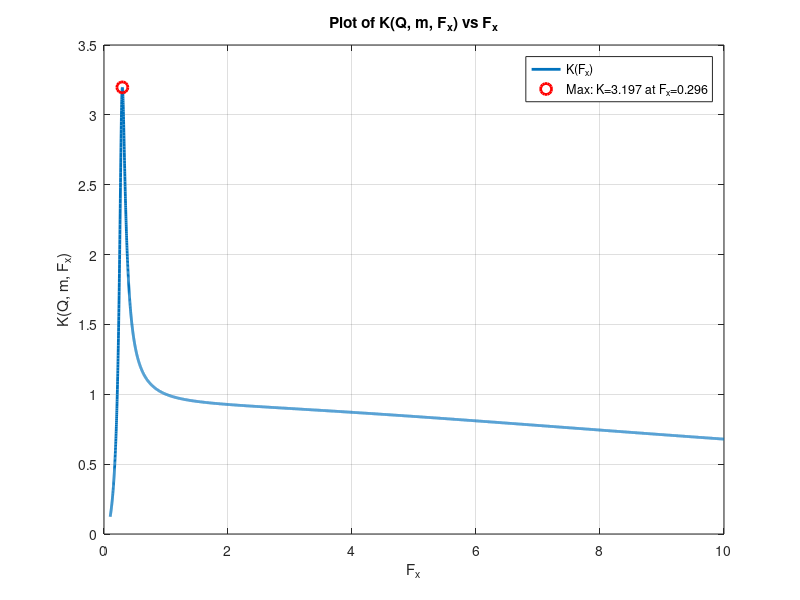

The MATLAB script that drew this image:
clc;

% Parameters
m = 12; % previous value = 8
Q = 0.1; % previous val = 0.6

Np = 1;          % Primary turns
Ns = 100;        % Secondary turns
Vo = 3e3;       % Output voltage in Volts
Po_max = 300;    % Max output power in Watts
Qmax = Q;        % Quality factor (already given)
fr = 10e3;       % Resonant frequency (Hz)
%R0 = 1000e3;

Fx = linspace(0.1, 10.0, 10000); % Sweep Fx from 0 to 50

% Equation from image
numerator = Fx.^2 .* (m - 1);
denominator = sqrt((m .* Fx.^2 - 1).^2 + Fx.^2 .* (Fx.^2 - 1).^2 .* (m - 1).^2 .* Q^2);
K = numerator ./ denominator;

% Find maximum value of K and corresponding Fx
[K_max, idx_max] = max(K);
Fx_max = Fx(idx_max);

% Plotting
figure;
plot(Fx, K, 'LineWidth', 2);
hold on;
plot(Fx_max, K_max, 'ro', 'MarkerSize', 8, 'LineWidth', 2); % Mark max point
grid on;
xlabel('F_x');
ylabel('K(Q, m, F_x)');
title('Plot of K(Q, m, F_x) vs F_x');
legend('K(F_x)', sprintf('Max: K=%.3f at F_x=%.3f', K_max, Fx_max), 'Location', 'best');

% Print results
fprintf('Maximum K = %.5f occurs at F_x = %.5f\n', K_max, Fx_max);


% Eq. 4: Calculate Rac_min
Rac_min = (8/pi^2) * (Np^2 / Ns^2) * (Vo^2 / Po_max);
%Rac_min = (8/pi^2) * (Np^2 / Ns^2) * R0;
fprintf('Rac_min = %.2f Ohms\n', Rac_min);

% Step 1: Solve intermediate values
A = (Qmax * Rac_min).^2;   % From Eq. 4 -> Lr / Cr = A
B = 1 / (2 * pi * fr).^2;  % From Eq. 5 -> Lr * Cr = B

% Step 2: Solve using symbolic substitution
% Lr / Cr = A => Lr = A * Cr
% (A * Cr) * Cr = B => A * Cr^2 = B => Cr = sqrt(B / A)
Cr = sqrt(B / A);
Lr = A * Cr;

% Display results
fprintf('Calculated Cr = %.3e F\n', Cr);
fprintf('Calculated Lr primary = %.3e H\n', Lr);

% Calculate Lm using m
Lm = Lr * (m - 1);
fprintf('Lm primary = %.2e H\n', Lm);

% Calculate turns ratio
a = Np / Ns;

% Calculate secondary side inductances
Lm_secondary = Lm / (a^2);
Llk_secondary = Lr / (a^2);

% Display results
fprintf('Secondary Magnetizing Inductance: %.6e H\n', Lm_secondary);
fprintf('Secondary Leakage Inductance:     %.6e H\n', Llk_secondary);